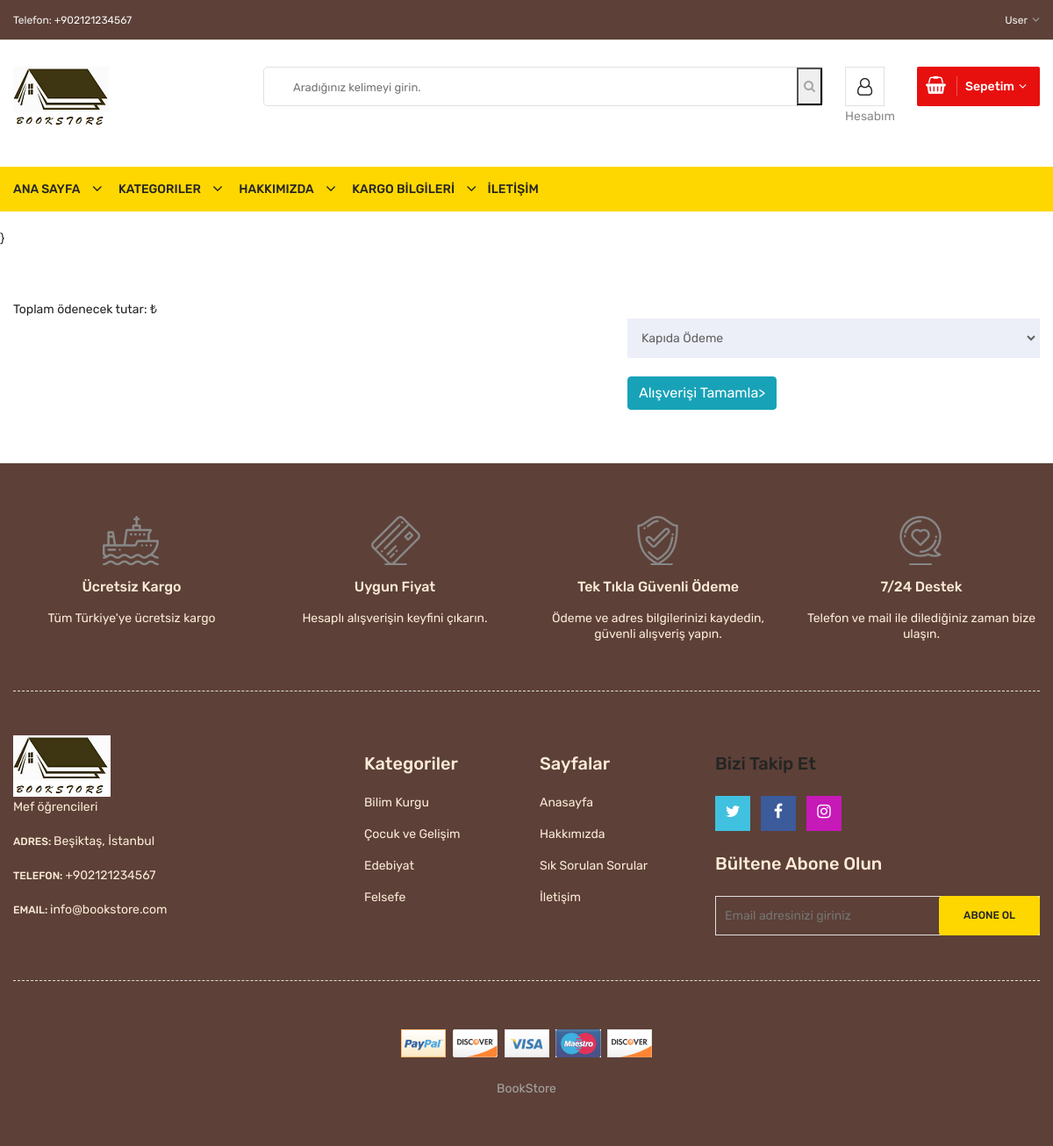
/alisveris.php (signed in), run on the app's committed database.
### tables this page shows
CREATE TABLE `ayarlar` (
  `id` int(10) NOT NULL,
  `baslik` varchar(300) NOT NULL,
  `aciklama` varchar(500) NOT NULL,
  `anahtar` varchar(400) NOT NULL,
  `telefon` varchar(20) NOT NULL,
  `email` varchar(50) NOT NULL,
  `adres` varchar(200) NOT NULL,
  `facebook` varchar(200) NOT NULL,
  `instagram` varchar(200) NOT NULL,
  `twitter` varchar(200) NOT NULL,
  `logo` varchar(50) NOT NULL,
  `mesai` varchar(50) NOT NULL
);

CREATE TABLE `kullanici` (
  `kullanici_id` int(11) NOT NULL,
  `kullanici_zaman` timestamp NOT NULL DEFAULT current_timestamp() ON UPDATE current_timestamp(),
  `kullanici_adi` varchar(250) NOT NULL,
  `kullanici_sifre` varchar(250) NOT NULL,
  `kullanici_adsoyad` varchar(250) NOT NULL,
  `kullanici_adres` varchar(300) NOT NULL,
  `kullanici_yetki` int(2) NOT NULL,
  `kullanici_il` varchar(30) NOT NULL,
  `kullanici_ilce` varchar(30) NOT NULL,
  `kullanici_telno` varchar(30) NOT NULL,
  `kullanici_mail` varchar(50) NOT NULL
);

CREATE TABLE `hakkimizda` (
  `hakkimizda_id` int(10) NOT NULL,
  `hakkimizda_baslik` varchar(300) NOT NULL,
  `hakkimizda_detay` text NOT NULL,
  `hakkimizda_resim` varchar(50) NOT NULL
);

CREATE TABLE `kategori` (
  `kategori_id` int(10) NOT NULL,
  `kategori_adi` varchar(300) NOT NULL,
  `kategori_sira` int(10) NOT NULL,
  `kategori_durum` int(10) NOT NULL
);

### header.php (shortened to what the rows shown need)
<?php
require_once 'admin/islem/baglanti.php';
require_once 'function.php';
$ayar=$baglanti->prepare("SELECT * FROM  ayarlar where id=?");
$ayar->execute(array(1));
$ayaral=$ayar->fetch(PDO::FETCH_ASSOC);
$hakkimizda=$baglanti->prepare("SELECT * FROM  hakkimizda where hakkimizda_id=?");
$hakkimizda->execute(array(1));
$hakkimizdaal=$hakkimizda->fetch(PDO::FETCH_ASSOC);
 $kullanicisor=$baglanti->prepare("SELECT * from kullanici where kullanici_adi=:kullanici_adi  ");
 $kullanicisor->execute(array(
'kullanici_adi'=>$_SESSION['normalgiris']
 ));
$kullanicial=$kullanicisor->fetch(PDO::FETCH_ASSOC);
?>
<!doctype html>
<html class="no-js" lang="zxx">
<head>
        <link rel="stylesheet" href="css/material-design-iconic-font.min.css">
        <link rel="stylesheet" href="css/font-awesome.min.css">
        <link rel="stylesheet" href="css/fontawesome-stars.css">
        <link rel="stylesheet" href="css/meanmenu.css">
        <link rel="stylesheet" href="css/owl.carousel.min.css">
        <link rel="stylesheet" href="css/slick.css">
        <link rel="stylesheet" href="css/animate.css">
        <link rel="stylesheet" href="css/jquery-ui.min.css">
        <link rel="stylesheet" href="css/venobox.css">
        <link rel="stylesheet" href="css/nice-select.css">
        <link rel="stylesheet" href="css/magnific-popup.css">
        <link rel="stylesheet" href="css/bootstrap.min.css">
        <link rel="stylesheet" href="css/helper.css">
        <link rel="stylesheet" href="style.css">
        <link rel="stylesheet" href="css/responsive.css">
    </head>
    <body>
        <div class="body-wrapper">
            <header>
                <div style="background-color: #5D4037" class="header-top">
                    <div class="container">
                        <div class="row">
                            <div class="col-lg-3 col-md-4">
                                <div class="header-top-left">
                                    <ul class="phone-wrap">
                                        <li><span style="color: whitesmoke">Telefon: </span><a style="color: whitesmoke;" href="#"><?php echo $ayaral['telefon'] ?></a></li>
                                    </ul>
                                </div>
                            </div>
                            <div class="col-lg-9 col-md-8">
                                <div class="header-top-right">
                                    <ul class="ht-menu">
                                        <li>
                                            <div class="ht-setting-trigger"><span style="color: whitesmoke"><?php echo $kullanicial['kullanici_adsoyad'] ?></span></div>
                                        </li>
                                    </ul>
                                </div>
                            </div>
                        </div>
                    </div>
                </div>
                <div class="header-middle pl-sm-0 pr-sm-0 pl-xs-0 pr-xs-0">
                    <div class="container">
                        <div class="row">
                            <div class="col-lg-3">
                                <div class="logo pb-sm-30 pb-xs-30">
                                    <a href="index">
                                        <img src="admin/resimler/logo/<?php echo $ayaral['logo'] ?>" alt="">
                                    </a>
                                </div>
                            </div>
                        </div>
                    </div>
                </div>
            </header>}

### footer.php (shortened to what the rows shown need)
 <div style="background-color: #5D4037" class="footer">
                <div class="footer-static-top">
                    <div class="container">
                        <div class="footer-shipping pt-60 pb-55 pb-xs-25">
                            <div class="row">
                                <div class="col-lg-3 col-md-6 col-sm-6 pb-sm-55 pb-xs-55">
                                    <div class="li-shipping-inner-box">
                                        <div class="shipping-text">
                                            <h2 class="beyazyazi">Ücretsiz Kargo</h2>
                                        </div>
                                    </div>
                                </div>
                                <div class="col-lg-3 col-md-6 col-sm-6 pb-sm-55 pb-xs-55">
                                    <div class="li-shipping-inner-box">
                                        <div class="shipping-text">
                                            <h2 class="beyazyazi">Uygun Fiyat</h2>
                                        </div>
                                    </div>
                                </div>
                                <div class="col-lg-3 col-md-6 col-sm-6 pb-xs-30">
                                    <div class="li-shipping-inner-box">
                                        <div class="shipping-text">
                                            <h2 class="beyazyazi">Tek Tıkla Güvenli Ödeme</h2>
                                        </div>
                                    </div>
                                </div>
                                <div class="col-lg-3 col-md-6 col-sm-6 pb-xs-30">
                                    <div class="li-shipping-inner-box">
                                        <div class="shipping-text">
                                            <h2 class="beyazyazi">7/24 Destek</h2>
                                        </div>
                                    </div>
                                </div>
                            </div>
                        </div>
                    </div>
                </div>
                <div class="footer-static-middle">
                    <div class="container">
                        <div class="footer-logo-wrap pt-50 pb-35">
                            <div class="row">
                                <div class="col-lg-4 col-md-6">
                                    <div class="footer-logo">
                                        <img src="admin/resimler/logo/<?php echo $ayaral['logo'] ?>" alt="Footer Logo">
                                        <p class="beyazyazi">
                                            <?php echo $hakkimizdaal['hakkimizda_detay'] ?>
                                        </p>
                                    </div>
                                    <ul class="des">
                                        <li class="beyazyazi">
                                            <span>Adres: </span>
                                            <?php echo $ayaral['adres'] ?>
                                        </li>
                                        <li class="beyazyazi">
                                            <span>Telefon: </span>
                                            <?php echo $ayaral['telefon'] ?>
                                        </li>
                                        <li class="beyazyazi">
                                            <span>Email: </span>
                                           <?php echo $ayaral['email'] ?>
                                        </li>
                                    </ul>
                                </div>
                                <div class="col-lg-2 col-md-3 col-sm-6">
                                    <div class="footer-block">
                                        <ul>
<?php $kategori=$baglanti->prepare("SELECT * FROM  kategori where kategori_durum=:kategori_durum limit 6");
$kategori->execute(array(
'kategori_durum' =>1
));
while($kategorial=$kategori->fetch(PDO::FETCH_ASSOC)) {
 ?>
                                            <li><a class="beyazyazi" href="urunler-<?=seolink($kategorial['kategori_adi']).'-'.$kategorial['kategori_id'] ?>?sayfa=1"><?php echo $kategorial['kategori_adi'] ?></a></li>
                                          <?php } ?>
                                        </ul>
                                    </div>
                                </div>
                            </div>
                        </div>
                    </div>
                </div>
            </div>
        </div>
    </body>
</html>

### data on the page
ayarlar: telefon "+902121234567", logo (picture), adres "Beşiktaş, İstanbul", email "info@bookstore.com"
kullanici: kullanici_adsoyad "User"
hakkimizda: hakkimizda_detay "Mef öğrencileri"
kategori: kategori_adi "Bilim Kurgu"
kategori: kategori_adi "Çocuk ve Gelişim"
kategori: kategori_adi "Edebiyat"
kategori: kategori_adi "Felsefe"
